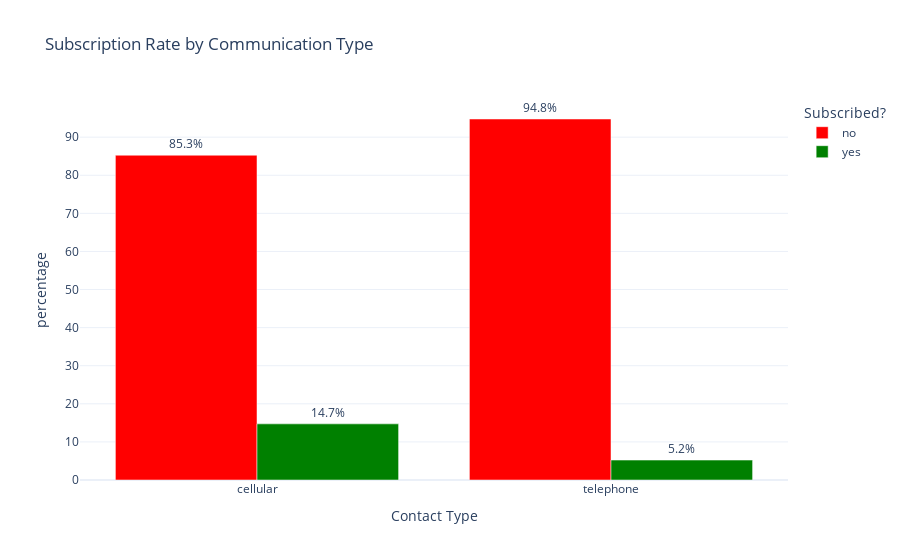
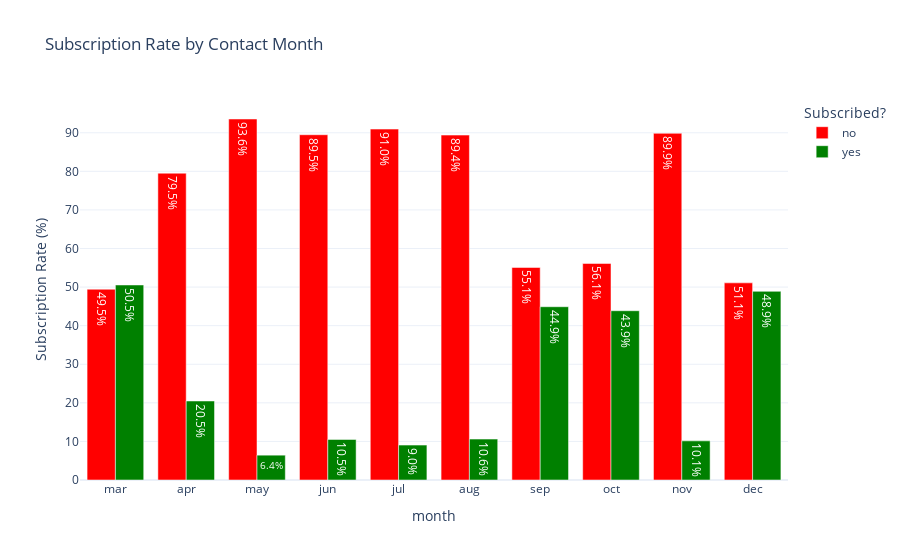

Write notebook code for charts like these, in order.
### Markdown cell above
### Q4. Campaign Strategies for Higher Subscription Rates:

**Analysis Process:**  
- **Variables:** “contact”, “month”, “day_of_week”, “campaign”, “duration”.
- **Examination:** Determine which contact methods (cellular vs. telephone), months, and days lead to higher conversions. Also assess the effect of call duration and number of contacts.
- **Visualization:** Interactive box plots, and bar charts display these trends.

### Code cell
import pandas as pd
import plotly.express as px

# Convert target variable to string and define colors
marketing_df['y'] = marketing_df['y'].astype(str)
color_map = {'no': 'red', 'yes': 'green'}

### 1. Communication Type & Subscription ###
contact_values = marketing_df.groupby('contact')['y'].value_counts(normalize=True).rename('percentage').reset_index()
contact_values['percentage'] *= 100

fig1 = px.bar(contact_values,
              x='contact', y='percentage',
              color='y', barmode="group",
              color_discrete_map=color_map, 
              text='percentage',
              title="Subscription Rate by Communication Type",
              labels={'y': 'Subscribed?', 'contact': 'Contact Type'},
              template="plotly_white")
fig1.update_traces(texttemplate='%{text:.1f}%', textposition='outside')
fig1.update_layout(bargap=0.2)
fig1.show()
#fig1.write_html("./interactive_graphs/communication_type.html")

### 2. Monthly Trends in Subscription ###
month_order = ['jan','feb','mar','apr','may','jun','jul','aug','sep','oct','nov','dec']
monthly_data = marketing_df.groupby('month')['y'].value_counts(normalize=True).rename('percentage').reset_index()
monthly_data['percentage'] *= 100
monthly_data['month'] = pd.Categorical(monthly_data['month'], categories=month_order, ordered=True)

fig2 = px.bar(monthly_data.sort_values('month'), 
             x='month', y='percentage',
             color='y', barmode='group',
             color_discrete_map=color_map, 
             text='percentage',
             title="Subscription Rate by Contact Month",
             labels={'y': 'Subscribed?', 'percentage': 'Subscription Rate (%)'},
             #labels={'percentage': 'Subscription Rate (%)'},
             template="plotly_white")
fig2.update_traces(texttemplate='%{text:.1f}%', textposition='inside')
fig2.show()
#fig2.write_html("./interactive_graphs/contact_month.html")

### 3. Day of the Week Effect ###
day_data = marketing_df.groupby('day_of_week')['y'].value_counts(normalize=True).rename('percentage').reset_index()
day_data['percentage'] *= 100

fig3 = px.bar(day_data, 
             x='day_of_week', y='percentage',
             color='y', barmode='group',
             color_discrete_map=color_map, 
             text='percentage',
             category_orders={"day_of_week": ["mon","tue","wed","thu","fri"]},
             title="Subscription Rate by Contact Day",
             labels={'y': 'Subscribed?', 'percentage': 'Subscription Rate (%)'},
             template="plotly_white")
fig3.update_traces(texttemplate='%{text:.1f}%', textposition='inside')
fig3.update_layout(xaxis_title='Day of Week')
fig3.show()
#fig3.write_html("./interactive_graphs/contact_day.html")

### 4. Call Duration & Subscription ###
fig4 = px.box(marketing_df, 
              x="y", y="duration",
              color="y", 
              color_discrete_map=color_map, 
              title="Impact of Call Duration on Subscription",
              labels={'y': 'Subscribed?', 'duration': 'Duration (seconds)'},
              template="plotly_white")
fig4.show()
#fig4.write_html("./interactive_graphs/call_duration.html")

### 5. Campaign Contacts & Subscription ###
marketing_df['campaign_bin'] = pd.cut(marketing_df['campaign'],
                          bins=[0,1,2,3,5,10,100],
                          labels=['1','2','3','4-5','6-10','>10'])
campaign_data = marketing_df.groupby('campaign_bin')['y'].value_counts(normalize=True).rename('percentage').reset_index()
campaign_data['percentage'] *= 100

fig5 = px.bar(campaign_data,
             x='campaign_bin', y='percentage',
             color='y', barmode='group',
             color_discrete_map=color_map, 
             text='percentage',
             title="Subscription Rate by Number of Contacts",
             category_orders={"campaign_bin": ["1","2","3","4-5","6-10",">10"]},
             labels={'y': 'Subscribed?', 'percentage': 'Subscription Rate (%)'},
             template="plotly_white")
fig5.update_traces(texttemplate='%{text:.1f}%', textposition='inside')
fig5.update_layout(xaxis_title='Number of Contacts')
fig5.show()
#fig5.write_html("./interactive_graphs/number_contacts.html")

### Figure 1 — Plotly figure (JSON) as saved in the notebook; plotly's stock layout.template omitted (floating-point values rounded to 4 significant figures)
{"data": [{"alignmentgroup": "True", "hovertemplate": "Subscribed?=no<br>Contact Type=%{x}<br>percentage=%{text}<extra></extra>", "legendgroup": "no", "marker": {"color": "red", "pattern": {"shape": ""}}, "name": "no", "offsetgroup": "no", "orientation": "v", "showlegend": true, "text": [85.26, 94.77], "textposition": "outside", "texttemplate": "%{text:.1f}%", "type": "bar", "x": ["cellular", "telephone"], "xaxis": "x", "y": [85.26, 94.77], "yaxis": "y"}, {"alignmentgroup": "True", "hovertemplate": "Subscribed?=yes<br>Contact Type=%{x}<br>percentage=%{text}<extra></extra>", "legendgroup": "yes", "marker": {"color": "green", "pattern": {"shape": ""}}, "name": "yes", "offsetgroup": "yes", "orientation": "v", "showlegend": true, "text": [14.74, 5.231], "textposition": "outside", "texttemplate": "%{text:.1f}%", "type": "bar", "x": ["cellular", "telephone"], "xaxis": "x", "y": [14.74, 5.231], "yaxis": "y"}], "layout": {"bargap": 0.2, "barmode": "group", "legend": {"title": {"text": "Subscribed?"}, "tracegroupgap": 0}, "title": {"text": "Subscription Rate by Communication Type"}, "xaxis": {"anchor": "y", "domain": [0, 1], "title": {"text": "Contact Type"}}, "yaxis": {"anchor": "x", "domain": [0, 1], "title": {"text": "percentage"}}}}

### Figure 2 — Plotly figure (JSON) as saved in the notebook; plotly's stock layout.template omitted (floating-point values rounded to 4 significant figures)
{"data": [{"alignmentgroup": "True", "hovertemplate": "Subscribed?=no<br>month=%{x}<br>Subscription Rate (%)=%{text}<extra></extra>", "legendgroup": "no", "marker": {"color": "red", "pattern": {"shape": ""}}, "name": "no", "offsetgroup": "no", "orientation": "v", "showlegend": true, "text": [49.45, 79.52, 93.57, 89.49, 90.95, 89.4, 55.09, 56.13, 89.86, 51.1], "textposition": "inside", "texttemplate": "%{text:.1f}%", "type": "bar", "x": ["mar", "apr", "may", "jun", "jul", "aug", "sep", "oct", "nov", "dec"], "xaxis": "x", "y": [49.45, 79.52, 93.57, 89.49, 90.95, 89.4, 55.09, 56.13, 89.86, 51.1], "yaxis": "y"}, {"alignmentgroup": "True", "hovertemplate": "Subscribed?=yes<br>month=%{x}<br>Subscription Rate (%)=%{text}<extra></extra>", "legendgroup": "yes", "marker": {"color": "green", "pattern": {"shape": ""}}, "name": "yes", "offsetgroup": "yes", "orientation": "v", "showlegend": true, "text": [50.55, 20.48, 6.435, 10.51, 9.047, 10.6, 44.91, 43.87, 10.14, 48.9], "textposition": "inside", "texttemplate": "%{text:.1f}%", "type": "bar", "x": ["mar", "apr", "may", "jun", "jul", "aug", "sep", "oct", "nov", "dec"], "xaxis": "x", "y": [50.55, 20.48, 6.435, 10.51, 9.047, 10.6, 44.91, 43.87, 10.14, 48.9], "yaxis": "y"}], "layout": {"barmode": "group", "legend": {"title": {"text": "Subscribed?"}, "tracegroupgap": 0}, "title": {"text": "Subscription Rate by Contact Month"}, "xaxis": {"anchor": "y", "domain": [0, 1], "title": {"text": "month"}}, "yaxis": {"anchor": "x", "domain": [0, 1], "title": {"text": "Subscription Rate (%)"}}}}
